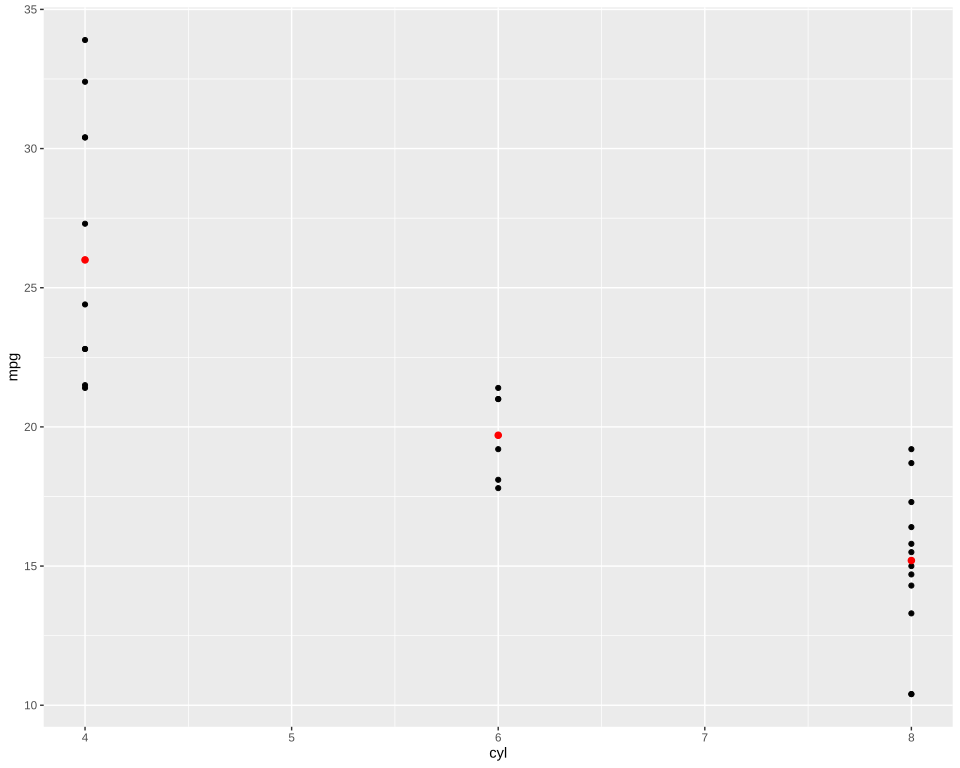

Generate this figure with R:
# The plot test/golden/summary_point.svg draws, drawn by ggplot2 itself, as ggplot2's own visual tests
# draw their snapshots: the independent check on that golden whenever it changes. The suite never
# runs this; it needs R, ggplot2 and vdiffr, saved as the Docker image giggly-r:ggplot2-4.0.3. From
# the repository's root:
#
#   docker run --rm -v "$PWD/test/golden":/golden:ro giggly-r:ggplot2-4.0.3 \
#     Rscript /golden/summary_point.R > summary_point.ggplot2.svg
#
# and compare the two drawings element by element, as test/golden/point.R does.
#
# The reference page's medians drawn as points, by fun = "median" and geom = "point".
# First checked with ggplot2 4.0.3 and vdiffr 1.0.9: every element and clip path matches, the x
# axis drawn before the y as in test/golden/point.R.

library(ggplot2)

plot <- ggplot(mtcars, aes(cyl, mpg)) +
  geom_point() +
  stat_summary(fun = "median", colour = "red", size = 2, geom = "point") +
  theme_gray()

file <- tempfile(fileext = ".svg")
vdiffr::write_svg(plot, file)
cat(readLines(file), sep = "\n")
